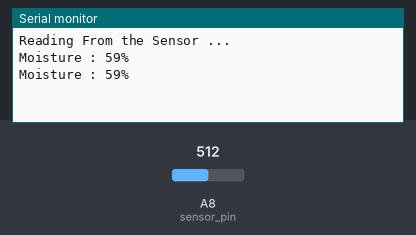
A sketch run on a simulated Arduino Mega 2560, built with avr-gcc and run on an emulated ATmega2560. Parts: the last lines printed to the serial monitor. Inputs (shaded band) come from the test bench; at power-on: A8 (sensor_pin) = 512.

Above: at 3.2 s.
3.3 s: A8 (sensor_pin) set to 716
At 4.6 s:
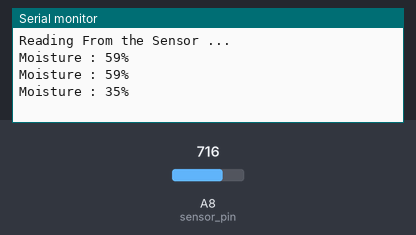
4.8 s: A8 (sensor_pin) set to 900
At 5.8 s:
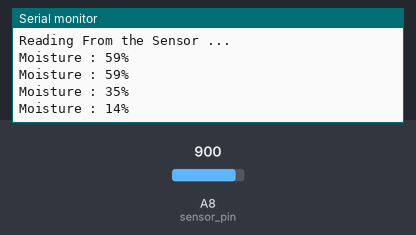
Timing chart, 0 to 7.8 s (numbered marks = the images above; inputs shaded):
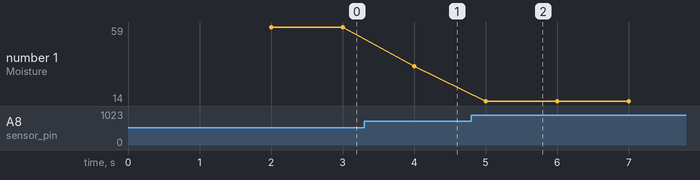

Measured:
- after the input at 3.3 s, the serial monitor: prints a new line after 0.70 s (image 1)
- after the input at 4.8 s, the serial monitor: prints a new line after 0.20 s (image 2)
- plotted number 1: 59 → 35 after the input at 3.3 s, 35 → 14 after the input at 4.8 s

The sketch:

Soil_Moisture_sensor.ino
```cpp
int sensor_pin = A8;

int output_value ;

void setup() {

   Serial.begin(9600);

   Serial.println("Reading From the Sensor ...");

   delay(2000);

   }

void loop() {

   output_value= analogRead(sensor_pin);

   output_value = map(output_value,1023,160,0,100);

   Serial.print("Moisture : ");

   Serial.print(output_value);

   Serial.print("%");

   Serial.println();

   delay(1000);

   }
```
